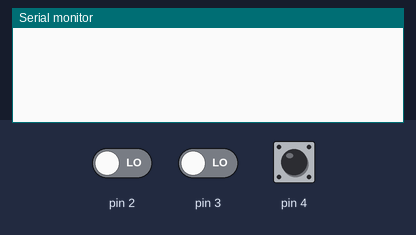
Recording of a sketch running on a simulated Arduino Uno, built with avr-gcc and run on an emulated ATmega328P. On the bench: the last lines printed to the serial monitor. The inputs (shaded band) are chosen by the test bench; at power-on: pin 2 LOW, pin 4 HIGH, pin 3 LOW.

Above: at 1.8 s.
1.9 s: pin 2 driven HIGH
At 2.3 s:
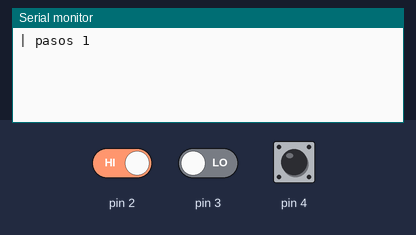
3.5 s: pin 4 pulled LOW for 1.15 s
At 5.1 s:
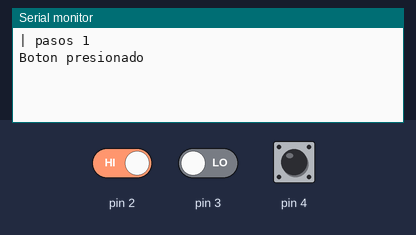

Measured:
- after the input at 1.9 s, the serial monitor: prints a new line after 0.10 s (image 1)
- after the input at 3.5 s, the serial monitor: prints a new line after 0.50 s (image 2)

The sketch:

manivelaLeds.ino
```cpp
#include "Manivela.h"
#include "Leds.h"
#include <Arduino.h>

Leds leds;
Manivela manivela;

void setup() {
  Serial.begin(9600);
  leds.configurar();
  manivela.configurar();
}

void loop() {
  manivela.calculoVueltas();
  // manivela.calcularRango();

// comentado porque lo pase al Manivela.cpp
  // Serial.print("| pasos ");
  // Serial.println(manivela.paso);

  // Serial.print("| vueltas ");
  // Serial.println(manivela.vueltas);
  // Serial.print("| rango ");
  // Serial.println(manivela.rango);
  delay(1000);
}
```

Leds.cpp
```cpp
#include <Arduino.h>
#include "Leds.h"

Leds::Leds() {}
Leds::~Leds() {}

// --- CONFIGURACION DE PINES ---
void Leds::configurar() {}


// // ===============================
// //       VARIABLES Y ESTADOS
// // ===============================

// int rango = 0;
// int leerRango = 5;

// // ===============================
// //       PINES DE LOS LEDS
// // ===============================

// const int led1 = 2;
// const int led2 = 3;
// const int led3 = 4;
// const int led4 = 5;
// const int led5 = 6;


// // ===============================
// //       FUNCIONES PRINCIPALES
// // ===============================

// void prepLuces() {
//   // Configurar los pines como salida
//   pinMode(led1, OUTPUT);
//   pinMode(led2, OUTPUT);
//   pinMode(led3, OUTPUT);
//   pinMode(led4, OUTPUT);
//   pinMode(led5, OUTPUT);
//   rango = leerRango;
// }

// void actuarLuces() {
//   //lee en que rango está

//   //todas las luces empiezan apagadas
//   digitalWrite(led1, LOW);
//   digitalWrite(led2, LOW);
//   digitalWrite(led3, LOW);
//   digitalWrite(led4, LOW);
//   digitalWrite(led5, LOW);

//   //si está en el rango 1 solo 1 led está prendido
//   if (rango == 1) {
//     digitalWrite(led1, HIGH);
//     digitalWrite(led2, LOW);
//     digitalWrite(led3, LOW);
//     digitalWrite(led4, LOW);
//     digitalWrite(led5, LOW);

//   }
//   //si está en el rango 2, 2 led están prendidas
//   else if (rango == 2) {
//     digitalWrite(led1, HIGH);
//     digitalWrite(led2, HIGH);
//     digitalWrite(led3, LOW);
//     digitalWrite(led4, LOW);
//     digitalWrite(led5, LOW);
//   }
//   //si está en el rango 3, 3 led están prendidas
//   else if (rango == 3) {
//     digitalWrite(led1, HIGH);
//     digitalWrite(led2, HIGH);
//     digitalWrite(led3, HIGH);
//     digitalWrite(led4, LOW);
//     digitalWrite(led5, LOW);
//   }
//   //si está en el rango 4, 4 led están prendidas
//   else if (rango == 4) {
//     digitalWrite(led1, HIGH);
//     digitalWrite(led2, HIGH);
//     digitalWrite(led3, HIGH);
//     digitalWrite(led4, HIGH);
//     digitalWrite(led5, LOW);
//   }
//   //en el rango 5 se activa la función finalLuces que prende y apaga leds 2 veces por segundo
//   //esto se repite 5 veces
//   else if (rango == 5) {
//     for (int i = 0; i < 7; i++) {
//       finalLuces();
//       Serial.println(i);
//     }
//     //al terminar vuelve al rango 1
//     rango = 1;
//   }
// }

// void finalLuces() {
//   digitalWrite(led1, HIGH);
//   digitalWrite(led2, LOW);
//   digitalWrite(led3, HIGH);
//   digitalWrite(led4, LOW);
//   digitalWrite(led5, HIGH);
//   delay(300);
//   digitalWrite(led1, LOW);
//   digitalWrite(led2, HIGH);
//   digitalWrite(led3, LOW);
//   digitalWrite(led4, HIGH);
//   digitalWrite(led5, LOW);
//   delay(300);
// }
```

Leds.h
```cpp
#ifndef LEDS_H
#define LEDS_H

#include <Arduino.h>

class Leds {
public:

  Leds();
  ~Leds();

#include <Arduino.h>
#include "Manivela.h"

  void configurar();
  void prepLuces();
  void actuarLuces();
  void finalLuces();

  int patitaLed1 = 1;
  int patitaLed2 = 2;
  int patitaLed3 = 3;
  int patitaLed4 = 4;
  int patitaLed5 = 5;

  // // ===============================
  // //       VARIABLES Y ESTADOS
  // // ===============================

  // // valor del Rango 1 - 5 que activa las funciones
  // extern int rango;

  // // función del encoder que alimenta la función anterior
  // extern int leerRango;

  // // ===============================
  // //       PINES DE LOS LEDS
  // // ===============================

  // extern const int led1;
  // extern const int led2;
  // extern const int led3;
  // extern const int led4;
  // extern const int led5;

  // // ===============================
  // //       FUNCIONES PRINCIPALES
  // // ===============================

  // void prepLuces();
  // void actuarLuces();
  // void finalLuces();
};
#endif
```

Manivela.cpp
```cpp
#include "Manivela.h"

Manivela::Manivela() {}
Manivela::~Manivela() {}

// configuracion de patitas del encoder
void Manivela::configurar() {
  pinMode(Manivela::patitaCLK, INPUT);
  pinMode(Manivela::patitaDT, INPUT);
  pinMode(Manivela::patitaSW, INPUT_PULLUP);

  // lee el estado inicial del CLK
  Manivela::ultimoEstadoCLK = digitalRead(Manivela::patitaCLK);
}

void Manivela::calculoVueltas() {

  // lee el estado actual del CLK
  Manivela::estadoActualCLK = digitalRead(Manivela::patitaCLK);
  // si los ultimos estado actuales del CLK son diferentes ocurrió un pulso
  // reacciona solo a 1 cambio de estado para evitar un doble conteo

  if (Manivela::estadoActualCLK != Manivela::ultimoEstadoCLK && Manivela::estadoActualCLK == 1) {

    if (digitalRead(Manivela::patitaDT) != Manivela::estadoActualCLK) {
      Manivela::paso++;
      Manivela::direccionActual = "CW";
      Serial.print("| pasos ");
      Serial.println(Manivela::paso);
    } else {
      Manivela::paso--;
      Manivela::direccionActual = "CCW";
    }

    if (Manivela::paso % 20 == 0) {
      Manivela::vueltas++;
    }
  }
  // void Manivela::calcularRango() {
  if (Manivela::vueltas >= 0 && Manivela::vueltas <= 1) {
    Manivela::rango = 0;
  } else if (Manivela::vueltas >= 2 && Manivela::vueltas <= 8) {
    Manivela::rango = 1;
  } else if (Manivela::vueltas >= 9 && Manivela::vueltas <= 16) {
    Manivela::rango = 2;
  } else if (Manivela::vueltas >= 17 && Manivela::vueltas <= 24) {
    Manivela::rango = 3;
  } else if (Manivela::vueltas >= 25 && Manivela::vueltas <= 29) {
    Manivela::rango = 4;
  } else if (Manivela::vueltas >= 30) {
    Manivela::rango = 5;
  }
  Manivela::ultimoEstadoCLK = Manivela::estadoActualCLK;

  int btnState = digitalRead(Manivela::patitaSW);

  if (btnState == LOW) {

    if (millis() - ultimaPresionBoton > 50) {
      Serial.println("Boton presionado");
    }
    ultimaPresionBoton = millis();
  }
  delay(1);
}
```

Manivela.h
```cpp
#ifndef MANIVELA_H
#define MANIVELA_H

#include <Arduino.h>

class Manivela {
public:

  Manivela();
  ~Manivela();

  void configurar();
  void calculoVueltas();
  // void calcularRango();
  int getVueltas();

  // patitas del encoder
  int patitaCLK = 2;
  int patitaDT = 3;
  int patitaSW = 4;

  int estadoActualCLK;
  int ultimoEstadoCLK;

  // int para el cálculo de vueltas
  int paso = 0;
  int vueltas;

  int rango;

  String direccionActual = "";
  unsigned long ultimaPresionBoton = 0;
};
#endif
```
